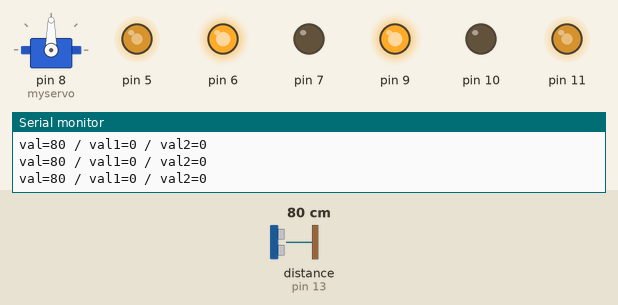
Simulated run of this sketch. Board: Arduino Uno, built with avr-gcc and run on an emulated ATmega328P. Shown: servo, output pins drawn as LEDs (lit = HIGH), the last lines printed to the serial monitor. Wiring (inferred from the names in the program): ultrasonic range finder: trigger pin 13; echo pin 13. Inputs (shaded band) come from the test bench; at power-on: distance to the obstacle (sensor on pin 13) 80 cm. The echo pulse lasts 58.3 µs per cm.

Above: at 1.2 s.
1.3 s: distance to the obstacle (sensor on pin 13) set to 28 cm
2.8 s: distance to the obstacle (sensor on pin 13) set to 23 cm
At 3.3 s:
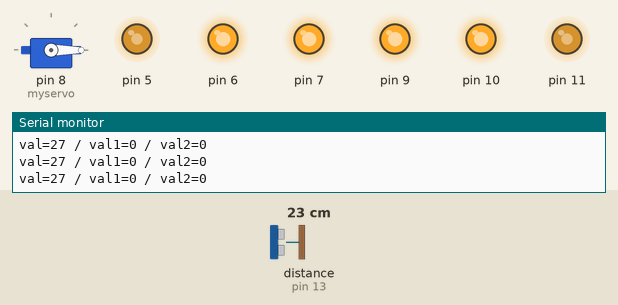
5.8 s: distance to the obstacle (sensor on pin 13) set to 24 cm
At 7.4 s:
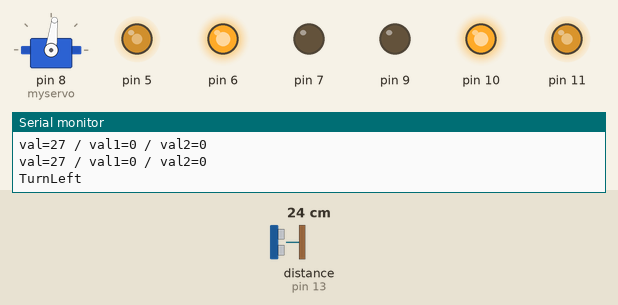
8.8 s: distance to the obstacle (sensor on pin 13) set to 35 cm
11.8 s: distance to the obstacle (sensor on pin 13) set to 2 cm
At 15.1 s:
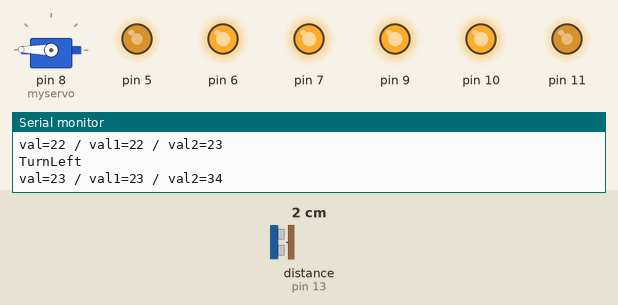
Timing chart, 0 to 18.7 s (numbered marks = the images above; inputs shaded):
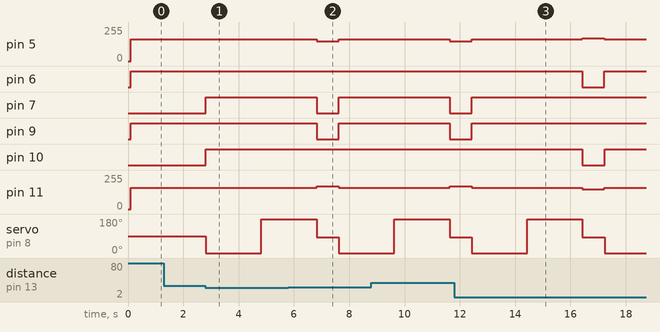

The sketch:

Robot.ino
```cpp
#include <Servo.h>
Servo myservo;
int duration; //定义变量duration用来存储脉冲
int distance; //定义变量distance用来存储距离值
int srfPin = 13; //15; //定义srfPin为数字口15
int z; //定义变量Z int val;
int val;//定义变量val
int val1; //定义变量val1
int val2; //定义变量val2
void setup()
{
  myservo.attach(8); //8号引脚输出舵机控制信号
  Serial.begin(9600); //仅能使用9、10号引脚
  pinMode(9,OUTPUT); //定义I3接口
  pinMode(10,OUTPUT); //定义I4接口
  pinMode(11,OUTPUT); //定义EB(PWM调速)接口
  pinMode(5,OUTPUT); //定义EA(PWM调速)接口
  pinMode(6,OUTPUT); //定义I2接口
  pinMode(7,OUTPUT); //定义I1接口
  myservo.write(90); //使舵机转到90度
}
void loop()
{
  delay(100); //延时20毫秒
  Goahead(); //调用前进子程序
  val=Ultrasonic(z); //将超声波读取的距离值赋值给val
  if(val<25) //判断如果val小于25则继续执行
  {
    Stop(); //调用停止子程序
    myservo.write(0); //让舵机转0度
    delay(1000); //延时1秒等待舵机到达指定位置
    val1=Ultrasonic(z); //将超声波读取的距离值赋值给
    delay(1000); //延时1秒等待舵机到达指定位置
    myservo.write(179); //让舵机转180度
    delay(1000); //延时1秒等待舵机到达指定位置
    val2=Ultrasonic(z); //将超声波读取的距离值赋值给val2
    delay(1000); //延时1秒等待舵机到达指定位置
    myservo.write(83); //让舵机转90度
    //delay(1000); //延时1秒
    if(val1<val2) {
      Turn_left(); //调用左转子程序
      Serial.println("TurnLeft");
      delay(200); //延时200毫秒
    } else {
      Serial.println("TurnRight");
      Turn_right(); //调用右转子程序
      delay(200); //延时200毫秒
    }
    delay(500); //延时500毫秒
  }
  Serial.print("val=");
  Serial.print( val );
  Serial.print(" / val1=");
  Serial.print( val1 );
  Serial.print(" / val2=");
  Serial.print( val2 );
  Serial.println();
}
int Ultrasonic(int distance)
{
  pinMode(srfPin,OUTPUT); //定义srfPin为输出接口
  digitalWrite(srfPin, LOW); //高电平触发前发送2微秒的低电平
  delayMicroseconds(2);
  digitalWrite(srfPin, HIGH); //发送10微秒的高电平开始检测
  delayMicroseconds(10);
  digitalWrite(srfPin, LOW); //等待脉冲返回前发送一个低电平
  pinMode(srfPin, INPUT); //定义srfPin为输入接口
  duration = pulseIn(srfPin, HIGH); //从URF02读取脉冲
  distance = duration/58; //除以58得到距离值
  return distance;
}
void Goahead()//前进
{
  analogWrite(5,165); //输入模拟值进行设定速度
  digitalWrite(7,LOW); //使直流电机（右）顺时针转
  digitalWrite(6,HIGH);
  analogWrite(11,160); //输入模拟值进行设定速度
  digitalWrite(9,HIGH); //使直流电机（左）逆时针转
  digitalWrite(10,LOW);
 }
void Stop()//停止
{
digitalWrite(6,HIGH); //使直流电机（右）制动
digitalWrite(7,HIGH);
digitalWrite(9,HIGH); //使直流电机（左）制动
digitalWrite(10,HIGH);
}
void Turn_right()//右转
{
  analogWrite(5,170); //输入模拟值进行设定速度
  digitalWrite(6,LOW); //使直流电机（右）顺时针转
  digitalWrite(7,HIGH);
  analogWrite(11,150); //输入模拟值进行设定速度
  digitalWrite(9,HIGH); //使直流电机（左）逆时针转
  digitalWrite(10,LOW);
}
void Turn_left()//左转
{
  analogWrite(5,150); //输入模拟值进行设定速度
  digitalWrite(7,LOW); //使直流电机（右）顺时针转
  digitalWrite(6,HIGH);
  analogWrite(11,170); //输入模拟值进行设定速度
  digitalWrite(10,HIGH); //使直流电机（左）逆时针转
  digitalWrite(9,LOW);
}
```

Measured:
- the behaviour switches between 26 and 25 cm on distance to the obstacle (sensor on pin 13) (found by bisection; images 0 and 1)
- the behaviour switches between 23 and 24 cm on distance to the obstacle (sensor on pin 13) (found by bisection; images 1 and 2)
- after the input at 2.8 s, pin 7, pin 10: LOW → HIGH at once; servo on pin 8 (myservo): 90° → 0° at once, → 179° 2.0 s later
- after the input at 5.8 s, pin 6, pin 10: stays HIGH (without the input it goes to LOW after 1.0 s); pin 7, pin 9: HIGH → LOW after 1.0 s, → HIGH 0.80 s later
- after the input at 8.8 s, pin 5: 165/255 → 150/255 after 2.8 s; pin 6, pin 10: stays HIGH (without the input it goes to LOW after 2.8 s); pin 7, pin 9: HIGH → LOW after 2.8 s; pin 11: 160/255 → 170/255 after 2.8 s
- after the input at 11.8 s, pin 6: HIGH → LOW after 4.6 s, → HIGH 0.80 s later; pin 7: LOW → HIGH after 0.63 s; pin 10: HIGH → LOW after 4.6 s instead of 0.63 s; servo on pin 8 (myservo): 83° → 0° after 0.63 s, → 179° 2.0 s later, → 83° 2.0 s later, → 0° 0.80 s later
